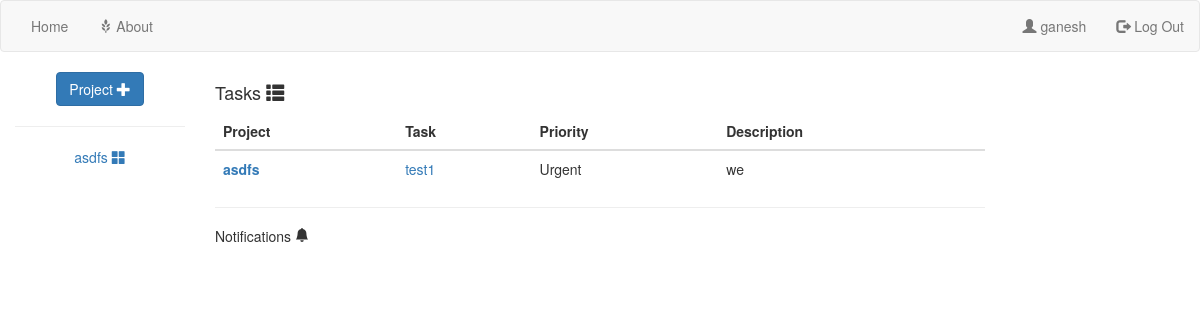
Screenshot of /userhome/ (signed in) with the database file from the repository.
### projectMgr/models.py (models this page shows)
class User(AbstractUser):
    profilePicture = models.CharField(max_length=200,null=True)
    fullName = models.CharField(max_length=100,null=True)
    bio = models.CharField(null=True,max_length=500)
    pass

class Project(models.Model):
    name = models.CharField(max_length=100)
    people = models.ManyToManyField(User,related_name="project_set")
    description = models.TextField()
    isArchived = models.BooleanField(default=False)
    comment = models.ManyToManyField(Comment)
    created = models.DateTimeField(auto_now=True)
    createdBy = models.ForeignKey(User,on_delete=models.CASCADE,related_name="projectIcreated",null=True)
    deadLine = models.DateTimeField(null=True)
    pass

class Task(models.Model):
    name = models.CharField(max_length=100)
    people = models.ManyToManyField(User)
    reporter = models.ForeignKey(User,related_name='Ireported',null=True,on_delete=models.PROTECT)
    description = models.TextField()
    taskGroup = models.ForeignKey(TaskGroup,on_delete=models.CASCADE,null=True)
    comment = models.ManyToManyField(Comment)
    created = models.DateTimeField(auto_now=True)
    stage = models.CharField(max_length=100) #initiate->in progress->review->done
    priority = models.CharField(max_length=100,default="Normal")
    deadLine = models.DateTimeField(null=True)
    pass

class TaskGroup(models.Model):
    name = models.CharField(max_length=100)
    creator = models.ForeignKey(User,on_delete=models.CASCADE,related_name='taskgroupIcreated',null=True)
    description = models.TextField()
    project = models.ForeignKey(Project,on_delete=models.CASCADE,related_name="taskgroup_set",null=True)
    comment = models.ManyToManyField(Comment)
    people = models.ManyToManyField(User)
    created = models.DateTimeField(auto_now=True)
    DeadLine = models.DateTimeField(null=True)

### projectMgr/views.py (the view)
# urls.py: path('userhome/',views.userHome,name='userhome'),
def userHome(request: HttpRequest):
    user = None
    print(request.user)
    if request.user.is_authenticated:
        user = request.user
    else:
        print("cannot authenticate")
        return redirect("projectMgr:homepage")
    listSet = []
    followingObjects = following(request.user)
    for object in following(request.user):
        listSet.append(target_stream(object)[:3])
    return render(request, 'projectMgr/userhome.html', {'thisUser': user,'list':list,'following':followingObjects,'listSet':listSet})

### projectMgr/templates/projectMgr/userhome.html (shortened to what this page needs)
{%  extends "projectMgr/base.html" %}
{% block body %}
{% if user.task_set.count > 0 %}
 <h4>Tasks <span class="glyphicon glyphicon-th-list"></span></h4>
    <table class="table">
  <thead class="thead-light">
    <tr>
      <th scope="col">Project</th>
      <th scope="col">Task</th>
      <th scope="col">Priority</th>
        <th scope="col">Description</th>
    </tr>
  </thead>
  <tbody>
     {% for task in user.task_set.all %}
              <tr>
          <th scope="row">
              <a href="{% url 'projectMgr:projectDetail' task.taskGroup.project.id %}">{{ task.taskGroup.project.name }}</a>
          </th>
      <td>
      <a href="{% url 'projectMgr:taskDetail' task.taskGroup.project.id task.taskGroup.id task.id %}">{{ task.name }}</a>
      </td>
      <td>
          {{ task.priority }}
      </td>
              <td>
                  {{ task.description }}
              </td>
    </tr>
        {% endfor %}
  {% else %}
    <h5>Your tasks will appear here <span class="glyphicon glyphicon-th-list"></span></h5>
  {% endif %}
  </tbody>
</table>
<hr>
   <h5>Notifications <svg width="1em" height="1em" viewBox="0 0 16 16" class="bi bi-bell-fill" fill="currentColor" xmlns="http://www.w3.org/2000/svg">
  <path d="M8 16a2 2 0 0 0 2-2H6a2 2 0 0 0 2 2zm.995-14.901a1 1 0 1 0-1.99 0A5.002 5.002 0 0 0 3 6c0 1.098-.5 6-2 7h14c-1.5-1-2-5.902-2-7 0-2.42-1.72-4.44-4.005-4.901z"/>
</svg></h5>
{% load activity_tags i18n %}
{% endblock %}
{% block sidenav %}
    <a href="{% url 'projectMgr:projectCreate' %}" class="btn btn-primary">Project <span class="glyphicon glyphicon-plus"></span> </a>
            <hr>
        {% for project in user.project_set.all %}
            <p><a style="margin: 3px"  href="{% url 'projectMgr:projectDetail' project.id %}">{{ project.name }} <span class="glyphicon glyphicon-th-large"></span></a></p>
        {% endfor %}
{% endblock %}

### projectMgr/templates/projectMgr/base.html (shortened to what this page needs)
<!DOCTYPE html>
<html lang="en">
 {% load static %}
<link rel="stylesheet" type="text/css" href="{% static 'projectMgr/styles.css' %}">
  <link rel="stylesheet" href="https://maxcdn.bootstrapcdn.com/bootstrap/3.4.1/css/bootstrap.min.css">
<nav class="navbar navbar-default ">
    <div class="container-fluid">
        <ul class="nav navbar-nav">
            <li class="nav-item"><a href="{% url 'projectMgr:homepage' %}">Home</a></li>
            <li><a href="{% url 'projectMgr:about' %}"><span class="glyphicon glyphicon-grain"></span> About</a></li>
        </ul>
        <ul class="nav navbar-nav navbar-right">
            {% block rightnav %}
                {% if thisUser %}
                    <li><a href="{% url 'projectMgr:userinfo' %}"><span class="glyphicon glyphicon-user"></span> {{ thisUser.username }}</a></li>
                    <li><a href="{% url 'projectMgr:logout' %}"><span class="glyphicon glyphicon-log-out"></span> Log Out</a></li>
                {% else %}
                    <li><a href="{% url 'projectMgr:signin' %}"><span class="glyphicon glyphicon-log-in"></span> Log In</a></li>
                    <li><a href="{% url 'projectMgr:signup' %}"><span class="glyphicon glyphicon-user"></span> Sign Up</a></li>
                {% endif %}
            {% endblock %}
        </ul>
    </div>
</nav>
<div class="container-fluid text-center">
    <div class="row content">
        <div class="col-sm-2 sidenav">
            {% block sidenav %}{% endblock %}
        </div>
        <div class="col-sm-8 text-left">
        {% block body %}{% endblock %}
        </div>
    </div>
</div>
</html>

### rows the page displays
User: username "ganesh"
Project: name "asdfs"
Task: taskGroup.project.name "asdfs", name "test1", priority "Urgent", description "we"
